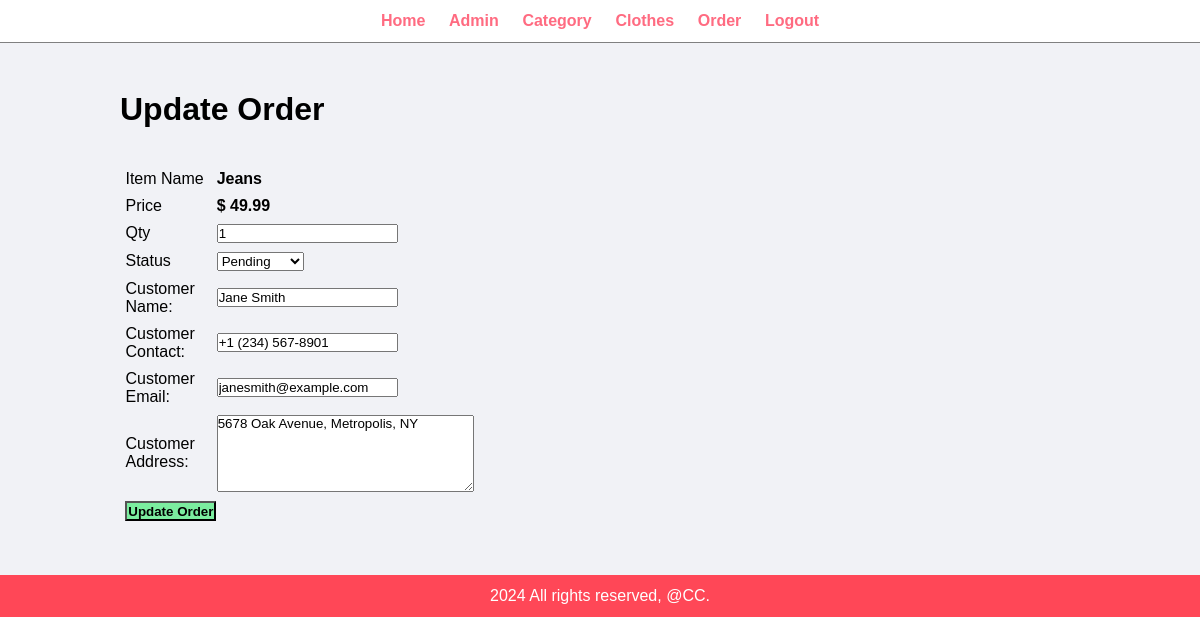
Screenshot of /admin/update-order.php?id=2 (signed in) with the database file from the repository.
### tables this page shows
CREATE TABLE `tbl_order` (
  `id` int(11) NOT NULL,
  `item` varchar(255) NOT NULL,
  `price` decimal(10,2) NOT NULL,
  `qty` int(11) NOT NULL,
  `total` decimal(10,2) NOT NULL,
  `order_date` datetime NOT NULL,
  `status` varchar(50) NOT NULL,
  `customer_name` varchar(255) NOT NULL,
  `customer_contact` varchar(50) NOT NULL,
  `customer_email` varchar(255) NOT NULL,
  `customer_address` text NOT NULL
);

### admin/update-order.php (the view, shortened to what this page needs)
<?php include ('partials/menu.php'); ?>
<div class="main-content">
    <div class="wrapper">
        <h1>Update Order</h1>
        <br><br>
        <?php
        if (isset($_GET['id'])) {
            $id = $_GET['id'];
            $sql = "SELECT * FROM tbl_order WHERE id=$id";
            $res = mysqli_query($conn, $sql);
            $count = mysqli_num_rows($res);
            if ($count == 1) {
                $row = mysqli_fetch_assoc($res);
                $item = $row['item'];
                $price = $row['price'];
                $qty = $row['qty'];
                $status = $row['status'];
                $customer_name = $row['customer_name'];
                $customer_contact = $row['customer_contact'];
                $customer_email = $row['customer_email'];
                $customer_address = $row['customer_address'];
            } else {
                header('location:' . SITEURL . 'admin/manage-order.php');
            }
        } else {
            header('location:' . SITEURL . 'admin/manage-order.php');
        }
        ?>
        <form action="" method="POST">
            <table class="tbl-30">
                <tr>
                    <td>Item Name</td>
                    <td><b> <?php echo $item; ?> </b></td>
                </tr>
                <tr>
                    <td>Price</td>
                    <td>
                        <b> $ <?php echo $price; ?></b>
                    </td>
                </tr>
                <tr>
                    <td>Qty</td>
                    <td>
                        <input type="number" name="qty" value="<?php echo $qty; ?>">
                    </td>
                </tr>
                <tr>
                    <td>Status</td>
                    <td>
                        <select name="status">
                            <option <?php if ($status == "Pending") {
                                echo "selected";
                            } ?> value="Pending">Pending
                            </option>
                        </select>
                    </td>
                </tr>
                <tr>
                    <td>Customer Name: </td>
                    <td>
                        <input type="text" name="customer_name" value="<?php echo $customer_name; ?>">
                    </td>
                </tr>
                <tr>
                    <td>Customer Contact: </td>
                    <td>
                        <input type="text" name="customer_contact" value="<?php echo $customer_contact; ?>">
                    </td>
                </tr>
                <tr>
                    <td>Customer Email: </td>
                    <td>
                        <input type="text" name="customer_email" value="<?php echo $customer_email; ?>">
                    </td>
                </tr>
                <tr>
                    <td>Customer Address: </td>
                    <td>
                        <textarea name="customer_address" cols="30" rows="5"><?php echo $customer_address; ?></textarea>
                    </td>
                </tr>
                <tr>
                    <td clospan="2">
                        <input type="submit" name="submit" value="Update Order" class="btn-secondary">
                    </td>
                </tr>
            </table>
        </form>
    </div>
</div>
<?php include ('partials/footer.php'); ?>

### css/admin.css (style rules this page uses)
* { margin: 0; padding: 0; font-family: Arial, Helvetica, sans-serif; }
.wrapper { padding: 1%; width: 80%; margin: 0 auto; }
.tbl-30 { width: 30%; }
table tr td { padding: 1%; }
.btn-secondary { background-color: #7bed9f; padding: 1%; color: black; text-decoration: none; font-weight: bold; }
.main-content { background-color: #f1f2f6; padding: 3% 0; }

### rows the page displays
tbl_order: item "Jeans", price "49.99", qty "1", status "Pending", customer_name "Jane Smith", customer_contact "+1 (234) 567-8901", customer_email "janesmith@example.com", customer_address "5678 Oak Avenue, Metropolis, NY"
